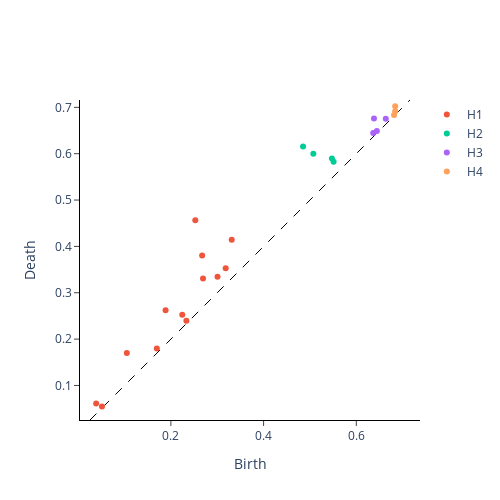

The code cell stored with this chart in its notebook:
### Code cell
dissim_diagram_plot = gtda.plotting.plot_diagram(dissim_diagrams[print_obj])
display(dissim_diagram_plot)
dissim_diagram_plot.write_image(file = f"{subj}/{exp}/dissim_diagram.svg", format = "svg")

### Figure 1 — Plotly figure (JSON) as saved in the notebook; plotly's stock layout.template omitted (floating-point values rounded to 4 significant figures)
{"data": [{"hoverinfo": "none", "line": {"color": "black", "dash": "dash", "width": 1}, "mode": "lines", "showlegend": false, "type": "scatter", "x": [0.02549, 0.7158], "y": [0.02549, 0.7158]}, {"hoverinfo": "text", "hovertext": ["(0.33123350143432617, 0.41423019766807556)", "(0.3181873559951782, 0.35289037227630615)", "(0.3006131649017334, 0.3344234824180603)", "(0.26933857798576355, 0.33065173029899597)", "(0.2673608362674713, 0.3802259564399719)", "(0.2526546120643616, 0.45663490891456604)", "(0.23342709243297577, 0.23962083458900452)", "(0.22457115352153778, 0.25246304273605347)", "(0.18852131068706512, 0.2624506950378418)", "(0.16965490579605103, 0.17961545288562775)", "(0.10493975132703781, 0.16988998651504517)", "(0.051306989043951035, 0.054729245603084564)", "(0.03877026587724686, 0.061174824833869934)"], "mode": "markers", "name": "H1", "type": "scatter", "x": [0.3312, 0.3182, 0.3006, 0.2693, 0.2674, 0.2527, 0.2334, 0.2246, 0.1885, 0.1697, 0.1049, 0.05131, 0.03877], "y": [0.4142, 0.3529, 0.3344, 0.3307, 0.3802, 0.4566, 0.2396, 0.2525, 0.2625, 0.1796, 0.1699, 0.05473, 0.06117]}, {"hoverinfo": "text", "hovertext": ["(0.5509899854660034, 0.5827199220657349)", "(0.5473817586898804, 0.5894157290458679)", "(0.5072992444038391, 0.6001375317573547)", "(0.4851361811161041, 0.6157339215278625)"], "mode": "markers", "name": "H2", "type": "scatter", "x": [0.551, 0.5474, 0.5073, 0.4851], "y": [0.5827, 0.5894, 0.6001, 0.6157]}, {"hoverinfo": "text", "hovertext": ["(0.6635744571685791, 0.6753625273704529)", "(0.6443555355072021, 0.6488358974456787)", "(0.638115644454956, 0.6759159564971924)", "(0.6364355087280273, 0.6448685526847839)"], "mode": "markers", "name": "H3", "type": "scatter", "x": [0.6636, 0.6444, 0.6381, 0.6364], "y": [0.6754, 0.6488, 0.6759, 0.6449]}, {"hoverinfo": "text", "hovertext": ["(0.6838712096214294, 0.7025587558746338)", "(0.6838712096214294, 0.691340446472168)", "(0.681412935256958, 0.6835196018218994)"], "mode": "markers", "name": "H4", "type": "scatter", "x": [0.6839, 0.6839, 0.6814], "y": [0.7026, 0.6913, 0.6835]}, {"hoverinfo": "text", "hovertext": [], "mode": "markers", "name": "H5", "type": "scatter", "x": [], "y": []}], "layout": {"height": 500, "plot_bgcolor": "white", "width": 500, "xaxis": {"autorange": false, "exponentformat": "e", "linecolor": "black", "linewidth": 1, "mirror": false, "range": [0.02549, 0.7158], "showexponent": "all", "showline": true, "side": "bottom", "ticks": "outside", "title": {"text": "Birth"}, "type": "linear", "zeroline": true}, "yaxis": {"autorange": false, "exponentformat": "e", "linecolor": "black", "linewidth": 1, "mirror": false, "range": [0.02549, 0.7158], "scaleanchor": "x", "scaleratio": 1, "showexponent": "all", "showline": true, "side": "left", "ticks": "outside", "title": {"text": "Death"}, "type": "linear", "zeroline": true}}}
